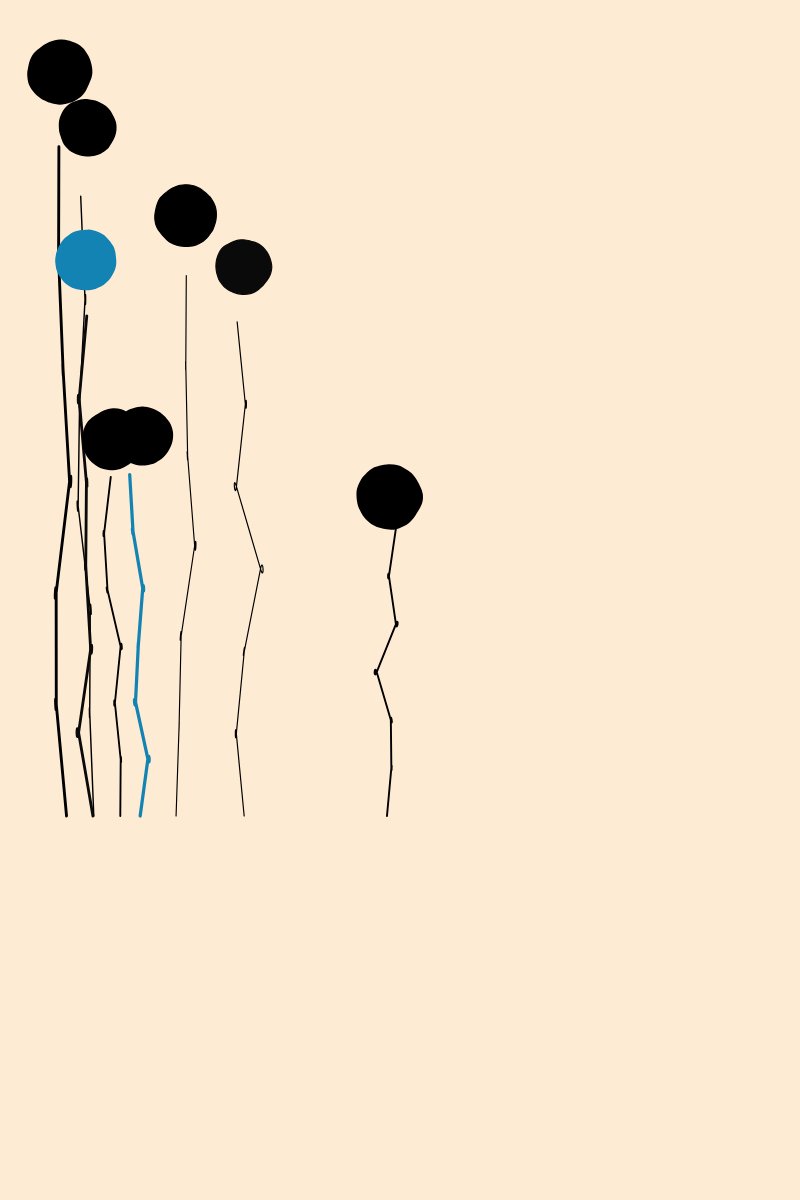
Frame 1 (no input)
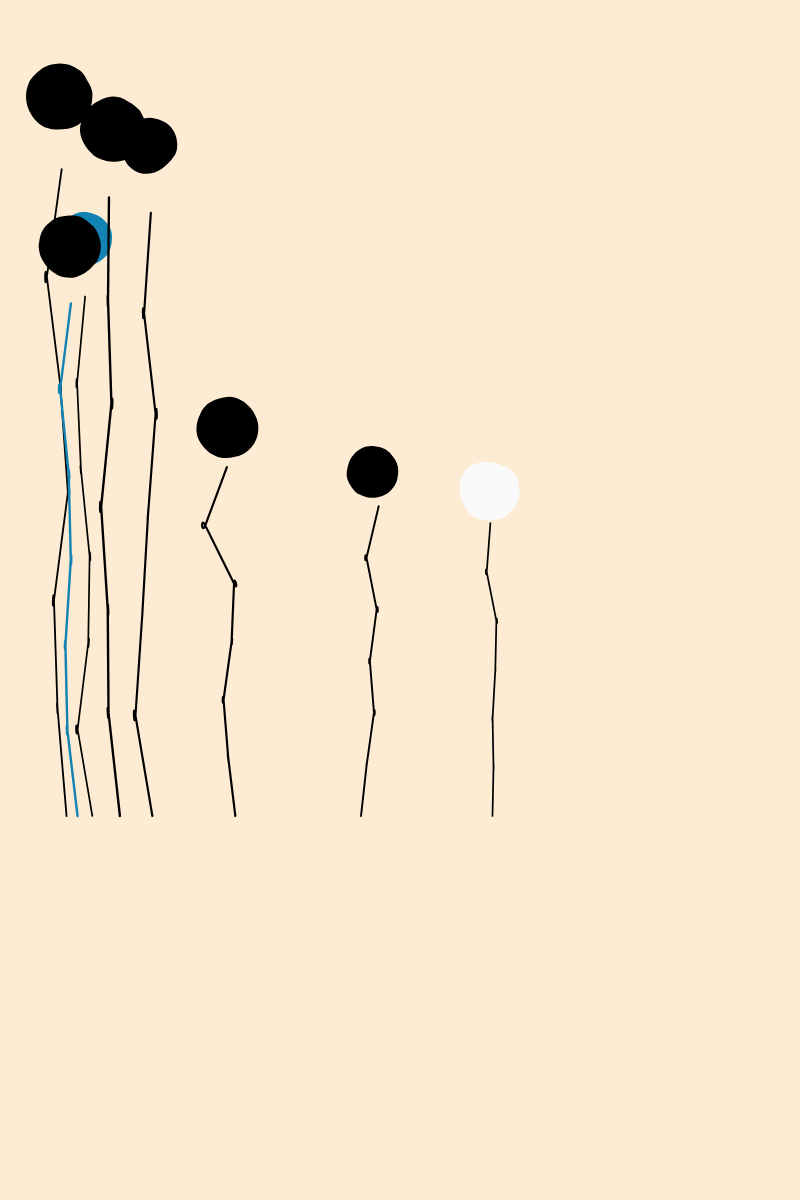
Frame 2 (the mouse pressed at the canvas centre, redrawn once)

The p5.js sketch that drew these frames (run headless with seeded random() and noise() and a simulated clock; the mouse was pressed at the canvas centre and the sketch redrawn once):

// p5.js sketch
// ── sketch.js
palette = ["#b30000", "#e6cf00", "#1283b3", "#fafafa", "#0a0a0a"]
function setup() {
  w = min(windowWidth, windowHeight)
  
  wx = w
  wy = w
  
  createCanvas(800,1200);
  
  off = 60;
  spacing = 90;
  
  fill(0)
  //noFill()
}

function draw() {
  background('#fdebd3');
  
  for(i = off; i<wx-off; i+=spacing){
    j = i
    let randomLocationX = random(off, j) //random position but still maintin the offset as min value 
        let randomLocationY = random(2 * off,j)

      noFill();
      if(j<wy-off*2){
        createCurveConnection(randomLocationX, randomLocationY,randomLocationX,randomLocationY+spacing) //vertical lines
                // createCurveConnection(randomLocationX, randomLocationY,i,j+spacing)

      }

      noFill();
      if(random()>0.65){
        col = random(palette)
        
        stroke(col)
        fill(col)
        
      }else{
        stroke(0)
        fill(0);
      }
      
      createBlob(randomLocationX, randomLocationY,random(spacing/3, spacing/4))
      
 
  }

}

function createCurveConnection(x1,y1,x2,y2){
  rez = 0.04
  
  strokeWeight(random(1,3.5))
  beginShape()
  for(l = 0; l<1; l+=0.15){
    
    ln = 1 - l
    

    lx = (x1 * l + x2*ln)
    ly = (y1 * l + wy*ln)
    
    deformNoise = map(noise(lx*rez, ly*rez),0,1,-1.5,1.5)*20
    
    lx = (x1 * l + x2*ln) + deformNoise
    ly = (y1 * l + wy*ln)
    
    
    if(l == 0 || ln <1){
      curveVertex(lx, ly)

    }
    curveVertex(lx, ly)
  }
  endShape()
}

function createBlob(posX, posY, rad){
   
  R = rad
  div = TAU/40;
  rez = 0.03;
  
  beginShape()
  for(a = 0; a<TAU+div*3; a+=div){
    r = R
    
    blobX = posX + r*cos(a);
    blobY = posY + r*sin(a);
    
    r = r+r/5*noise(blobX*rez, blobY*rez)

    blobX = posX + r*cos(a);
    blobY = posY + r*sin(a);
    
    curveVertex(blobX, blobY)
  }
  endShape()
  
  noLoop();
}
